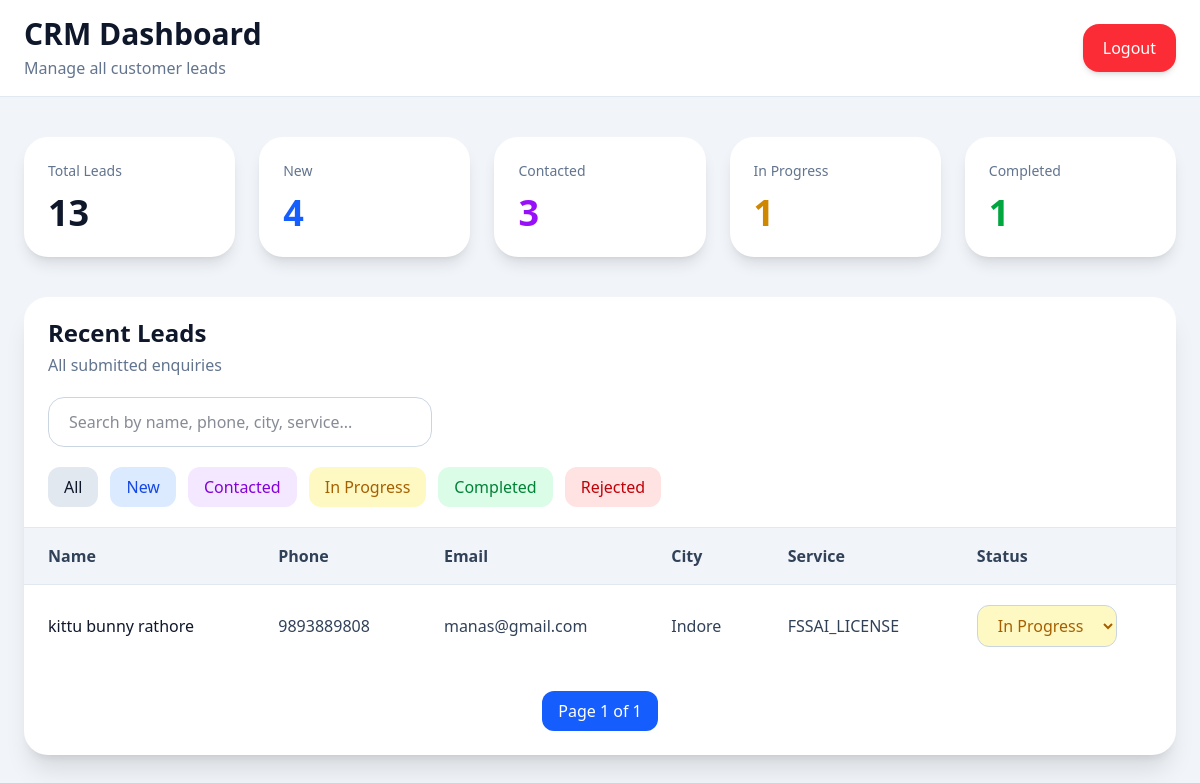
The page /dashboard/?status=IN_PROGRESS (signed in) on the database its author committed.
### leads/models.py (models this page shows, shortened)
class Lead(models.Model):
    STATUS_CHOICES = [
    ('NEW', 'New'),
    ('CONTACTED', 'Contacted'),
    ('IN_PROGRESS', 'In Progress'),
    ('COMPLETED', 'Completed'),
    ('REJECTED', 'Rejected'),
]
    name = models.CharField(max_length=80)
    phone = models.CharField(max_length=20)
    email = models.EmailField()
    city = models.CharField(max_length=100)
    service = models.CharField(max_length=50)
    message = models.TextField(
        blank=True,
        null=True
    )
    status = models.CharField(
        max_length=20,
        choices=STATUS_CHOICES,
        default='NEW',
        )
    created_at = models.DateTimeField(
        auto_now_add=True
    )

### leads/views.py (the view, shortened to what this page needs)
# urls.py: path('dashboard/', dashboard_view, name='dashboard'),
@login_required(login_url='/login/')
def dashboard_view(request):
    search_query = request.GET.get('search', '')
    status_filter = request.GET.get('status', '')
    all_leads = Lead.objects.all().order_by('-created_at')
    if status_filter:
        all_leads = all_leads.filter(
            status=status_filter
        )
    paginator = Paginator(all_leads, 10)
    page_number = request.GET.get('page')
    leads = paginator.get_page(page_number)
    total_leads = Lead.objects.count()
    new_leads = Lead.objects.filter(
        status='NEW'
    ).count()
    contacted_leads = Lead.objects.filter(
        status='CONTACTED'
    ).count()
    in_progress_leads = Lead.objects.filter(
        status='IN_PROGRESS'
    ).count()
    completed_leads = Lead.objects.filter(
        status='COMPLETED'
    ).count()
    rejected_leads = Lead.objects.filter(
        status='REJECTED'
    ).count()
    context = {
        'leads': leads,
        'search_query': search_query,
        'status_filter': status_filter,
        'total_leads': total_leads,
        'new_leads': new_leads,
        'contacted_leads': contacted_leads,
        'in_progress_leads': in_progress_leads,
        'completed_leads': completed_leads,
        'rejected_leads': rejected_leads
    }
    return render(
        request,
        'dashboard.html',
        context
    )

### leads/templates/dashboard.html (shortened to what this page needs)
{% extends 'base.html' %}
{% block content %}
<div class="min-h-screen bg-slate-100">
    <div class="bg-white border-b border-slate-200 px-6 py-4 flex justify-between items-center">
        <div>
            <h1 class="text-3xl font-bold text-slate-900">
                CRM Dashboard
            </h1>
            <p class="text-slate-500 mt-1">
                Manage all customer leads
            </p>
        </div>
        <a href="/logout/"
           class="bg-red-500 hover:bg-red-600 text-white px-5 py-3 rounded-2xl font-medium transition shadow-md">
            Logout
        </a>
    </div>
    <div class="max-w-7xl mx-auto px-6 py-10">
        <div class="grid md:grid-cols-5 gap-6 mb-10">
            <div class="bg-white rounded-3xl p-6 shadow-lg">
                <p class="text-slate-500 text-sm">
                    Total Leads
                </p>
                <h2 class="mt-3 text-4xl font-bold text-slate-900">
                    {{ total_leads }}
                </h2>
            </div>
            <div class="bg-white rounded-3xl p-6 shadow-lg">
                <p class="text-slate-500 text-sm">
                    New
                </p>
                <h2 class="mt-3 text-4xl font-bold text-blue-600">
                    {{ new_leads }}
                </h2>
            </div>
            <div class="bg-white rounded-3xl p-6 shadow-lg">
                <p class="text-slate-500 text-sm">
                    Contacted
                </p>
                <h2 class="mt-3 text-4xl font-bold text-purple-600">
                    {{ contacted_leads }}
                </h2>
            </div>
            <div class="bg-white rounded-3xl p-6 shadow-lg">
                <p class="text-slate-500 text-sm">
                    In Progress
                </p>
                <h2 class="mt-3 text-4xl font-bold text-yellow-600">
                    {{ in_progress_leads }}
                </h2>
            </div>
            <div class="bg-white rounded-3xl p-6 shadow-lg">
                <p class="text-slate-500 text-sm">
                    Completed
                </p>
                <h2 class="mt-3 text-4xl font-bold text-green-600">
                    {{ completed_leads }}
                </h2>
            </div>
        </div>
        <div class="bg-white rounded-3xl shadow-xl overflow-hidden">
            <div class="px-6 py-5 border-b border-slate-200 flex flex-col gap-5">
                <div>
                    <h2 class="text-2xl font-bold text-slate-900">
                        Recent Leads
                    </h2>
                    <p class="text-slate-500 mt-1">
                        All submitted enquiries
                    </p>
                </div>
                <form method="GET"
                      class="w-full md:w-auto">
                    <input type="text"
                           name="search"
                           value="{{ search_query }}"
                           placeholder="Search by name, phone, city, service..."
                           class="w-full md:w-96 px-5 py-3 rounded-2xl border border-slate-300 focus:outline-none focus:ring-2 focus:ring-blue-500">
                </form>
                <div class="flex flex-wrap gap-3">
                    <a href="/dashboard/"
                       class="px-4 py-2 rounded-xl bg-slate-200 hover:bg-slate-300 transition">
                        All
                    </a>
                    <a href="/dashboard/?status=NEW"
                       class="px-4 py-2 rounded-xl bg-blue-100 text-blue-700 hover:bg-blue-200 transition">
                        New
                    </a>
                    <a href="/dashboard/?status=CONTACTED"
                       class="px-4 py-2 rounded-xl bg-purple-100 text-purple-700 hover:bg-purple-200 transition">
                        Contacted
                    </a>
                    <a href="/dashboard/?status=IN_PROGRESS"
                       class="px-4 py-2 rounded-xl bg-yellow-100 text-yellow-700 hover:bg-yellow-200 transition">
                        In Progress
                    </a>
                    <a href="/dashboard/?status=COMPLETED"
                       class="px-4 py-2 rounded-xl bg-green-100 text-green-700 hover:bg-green-200 transition">
                        Completed
                    </a>
                    <a href="/dashboard/?status=REJECTED"
                       class="px-4 py-2 rounded-xl bg-red-100 text-red-700 hover:bg-red-200 transition">
                        Rejected
                    </a>
                </div>
            </div>
            <div class="overflow-x-auto">
                <table class="w-full">
                    <thead class="bg-slate-100">
                        <tr>
                            <th class="px-6 py-4 text-left font-semibold text-slate-700">
                                Name
                            </th>
                            <th class="px-6 py-4 text-left font-semibold text-slate-700">
                                Phone
                            </th>
                            <th class="px-6 py-4 text-left font-semibold text-slate-700">
                                Email
                            </th>
                            <th class="px-6 py-4 text-left font-semibold text-slate-700">
                                City
                            </th>
                            <th class="px-6 py-4 text-left font-semibold text-slate-700">
                                Service
                            </th>
                            <th class="px-6 py-4 text-left font-semibold text-slate-700">
                                Status
                            </th>
                        </tr>
                    </thead>
                    <tbody>
                        {% for lead in leads %}
                        <tr class="border-t border-slate-200 hover:bg-slate-50 transition">
                            <td class="px-6 py-5 font-medium text-slate-900">
                                {{ lead.name }}
                            </td>
                            <td class="px-6 py-5 text-slate-700">
                                {{ lead.phone }}
                            </td>
                            <td class="px-6 py-5 text-slate-700">
                                {{ lead.email }}
                            </td>
                            <td class="px-6 py-5 text-slate-700">
                                {{ lead.city }}
                            </td>
                            <td class="px-6 py-5 text-slate-700">
                                {{ lead.service }}
                            </td>
                            <td class="px-6 py-5">
                                <form method="POST"
                                      action="/update-status/{{ lead.id }}/">
                                    <select
                                        name="status"
                                        onchange="this.form.submit()"
                                        class="px-4 py-2 rounded-xl border border-slate-300 font-medium
                                        {% if lead.status == 'NEW' %}
                                        bg-blue-100 text-blue-700
                                        {% elif lead.status == 'CONTACTED' %}
                                        bg-purple-100 text-purple-700
                                        {% elif lead.status == 'IN_PROGRESS' %}
                                        bg-yellow-100 text-yellow-700
                                        {% elif lead.status == 'COMPLETED' %}
                                        bg-green-100 text-green-700
                                        {% elif lead.status == 'REJECTED' %}
                                        bg-red-100 text-red-700
                                        {% endif %}
                                        focus:outline-none focus:ring-2 focus:ring-blue-500">
                                        <option value="IN_PROGRESS"
                                            {% if lead.status == 'IN_PROGRESS' %}selected{% endif %}>
                                            In Progress
                                        </option>
                                    </select>
                                </form>
                            </td>
                        </tr>
                        {% endfor %}
                    </tbody>
                </table>
            </div>
            <div class="flex items-center justify-center gap-3 py-6">
                <span class="px-4 py-2 bg-blue-600 text-white rounded-xl font-medium">
                    Page {{ leads.number }} of {{ leads.paginator.num_pages }}
                </span>
            </div>
        </div>
    </div>
</div>
{% endblock %}

### rows shown on the page
Lead: name "kittu bunny rathore", phone "9893889808", email "manas@gmail.com", city "Indore", service "FSSAI_LICENSE", status "In Progress"

### other values the page prints
{{ total_leads }} "13"
{{ new_leads }} "4"
{{ contacted_leads }} "3"
{{ in_progress_leads }} "1"
{{ completed_leads }} "1"
{{ leads.number }} "1"
{{ leads.paginator.num_pages }} "1"
